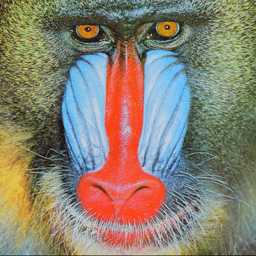
#> input picture data/Image01.png, 256 x 256 px
$ python -i ex0.py   (imports and definitions only)
#> lines starting #> are read from the running program, lines starting #| are printed output that depends on the picture
import cv2
import os
import numpy as np
import matplotlib.pyplot as plt

# Do not alter this path!
IMAGE_PATH: str = "data/Image01.png"


class ImageProcessor:
    def __init__(self, image_path: str, colour_type: str = "BGR"):
        """
        Load and save the provided image, the image colour type and the image directory.
        Use CV2 to load the image.

        Args:
        image_path (str): Path to the input image.
        colour_type (str): Colour type of the image (BGR, RGB, Gray).
        """
#> called with image_path = 'data/Image01.png', colour_type = 'BGR'
        # Extract the parent directory of the image.
        self._image_directory: str = os.path.dirname(image_path)
        if colour_type not in ["BGR", "RGB", "Gray"]:
            raise ValueError("The given colour is not supported!")

        # ToDo: Save the colour type and load the image using CV2.

        self._colour_type = colour_type
        self._image = cv2.imread(image_path)
#> self._image is the input picture: shape (256, 256, 3); mean B, G, R 113.3, 128.9, 137.4

    # [86 lines left out: functions get_image_data, show_image, save_image, convert_colour, clip_image, not called in this run]


    def convert_to_grayscale(self, method: str = "lightness"):
        """
        Convert a colour image to a grayscale image.
        Write the different options from scratch.
        Args:
        method (str): Method for the colour conversion, either lightness, average or luminosity.
        """
#> called with method = 'lightness'


        if method not in ["lightness", "average", "luminosity"]:
            raise ValueError("The given method is not supported!")
        if self._colour_type not in ["BGR", "RGB"]:
            raise ValueError("The function only works for colour images!")

        if self._colour_type == "RGB":
            r, g, b = cv2.split(self._image)
        else:
            b, g, r = cv2.split(self._image)
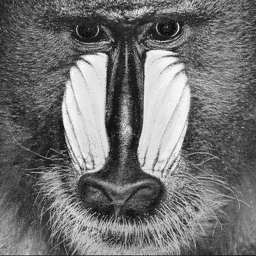
#> b: shape (256, 256); min 16, max 246, mean 113.3
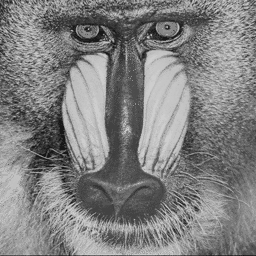
#> g: shape (256, 256); min 23, max 206, mean 128.9
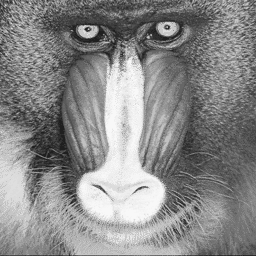
#> r: shape (256, 256); min 31, max 248, mean 137.4

        if method == "lightness":
            grayscale = (cv2.max(cv2.max(r, g), b) + cv2.min(cv2.min(r, g), b)) // 2
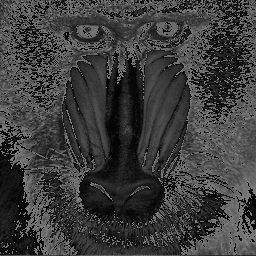
#> grayscale: shape (256, 256); min 0, max 127, mean 60.3
            self._image = cv2.merge([grayscale, grayscale, grayscale])
        if method == "average":
            grayscale = (r + g + b) // 3
            self._image = cv2.merge([grayscale, grayscale, grayscale])
        if method == "luminosity":
            grayscale = (0.21 * r + 0.72 * g + 0.07 * b).astype(np.uint8)
            self._image = cv2.merge([grayscale, grayscale, grayscale])

        self._colour_type = "Gray"


    # [78 lines left out: functions rotate_image, flip_image, crop_center, resize_image, not called in this run]

# [13 lines not run here, left out]

>>> result = ImageProcessor('data/Image01.png').convert_to_grayscale()

$ run again, on data/test.png
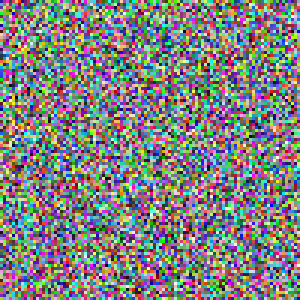
#> input picture data/test.png, 100 x 100 px (shown 3 times larger)
#> in __init__, self._image is the input picture: shape (100, 100, 3); mean B, G, R 128.1, 128.5, 129
#> in convert_to_grayscale, `b, g, r = cv2.split(self._image)`:
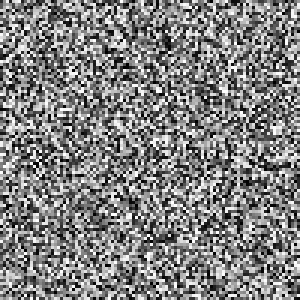
#> r: shape (100, 100) (shown 3 times larger); min 0, max 255, mean 129
#> in convert_to_grayscale, `grayscale = (cv2.max(cv2.max(r, g), b) + cv2.min(cv2.min(r, g), b)) // 2`:
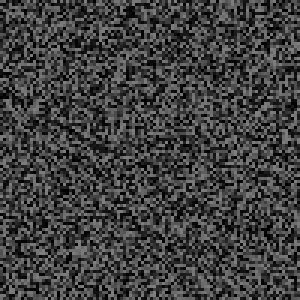
#> grayscale: shape (100, 100) (shown 3 times larger); min 0, max 127, mean 63.4
